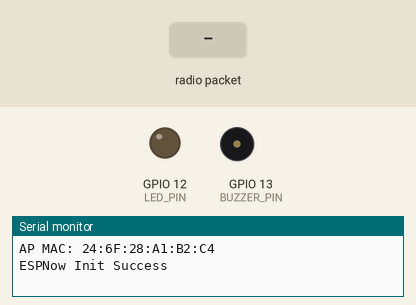
The sketch below on a simulated ESP32. Parts: output pins drawn as LEDs (lit = HIGH), buzzer (waves = sounding), the last lines printed to the serial monitor. The test bench sets the inputs (shaded band).

Above: at 1.2 s.
1.3 s: radio packet "1" arrives
At 2.5 s:
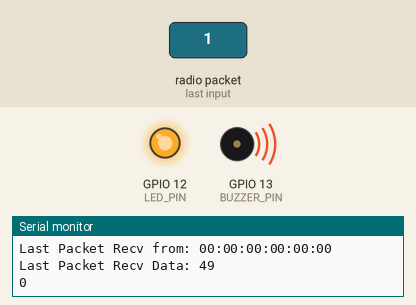
2.8 s: radio packet "2" arrives
At 3.7 s:
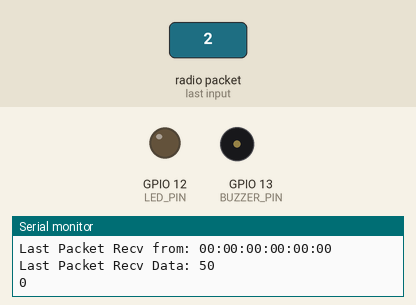
4.3 s: radio packet "0" arrives
At 4.8 s:
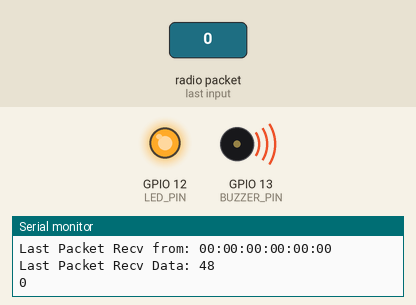
Timing chart, 0 to 7.3 s (numbered marks = the images above; inputs shaded):
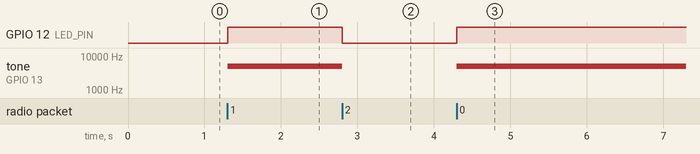

Measured:
- after the input at 1.3 s, GPIO 12 (LED_PIN): LOW → HIGH at once; tone on GPIO 13 (BUZZER_PIN): silent → 5000 Hz at once
- after the input at 2.8 s, GPIO 12 (LED_PIN): HIGH → LOW at once; tone on GPIO 13 (BUZZER_PIN): 5000 Hz → silent at once
- after the input at 4.3 s, GPIO 12 (LED_PIN): LOW → HIGH at once; tone on GPIO 13 (BUZZER_PIN): silent → 5000 Hz at once

The sketch:

ghost_1.ino
```cpp
// Include esp_now and WiFi libraries for mesh networking
#include <esp_now.h>
#include <WiFi.h>

// Set the channel for ESP Now
#define CHANNEL 1

// Control pin for the buzzer motor
#define BUZZER_PIN 13

// Control pin for the indicator LED
#define LED_PIN 12

// Set PWM properties
#define FREQ 5000
#define BUZZER_CHANNEL 0
#define RESOLUTION 8

// Initialize ESP Now with fallback
void InitESPNow() {
  WiFi.disconnect();
  if (esp_now_init() == ESP_OK) {
    Serial.println("ESPNow Init Success");
  }
  else {
    Serial.println("ESPNow Init Failed");
    ESP.restart();
  }
}

// Configure AP SSID
void configDeviceAP() {
  const char *SSID = "Ghost_1";
  bool result = WiFi.softAP(SSID, "Ghost_1_Password", CHANNEL, 0);
  if (!result) {
    Serial.println("AP Config failed.");
  } else {
    Serial.println("AP Config Success. Broadcasting with AP: " + String(SSID));
  }
}

void setup() {
  // Set upload speed
  Serial.begin(115200);

  //Set device in AP mode to begin with
  WiFi.mode(WIFI_AP);
  // configure device AP mode
  configDeviceAP();
  // This is the mac address of the Slave in AP Mode
  Serial.print("AP MAC: "); Serial.println(WiFi.softAPmacAddress());

  // Initialize ESPNow with a fallback logic
  InitESPNow();

  // Once ESPNow is successfully initialized, we will register for recv CB to
  // get recv packer info.
  esp_now_register_recv_cb(OnDataRecv);

  // Configure buzzer motor PWM functionalities
  ledcSetup(BUZZER_CHANNEL, FREQ, RESOLUTION);

  // Attach the channel to the GPIO to be controlled
  ledcAttachPin(BUZZER_PIN, BUZZER_CHANNEL);

  // Set the LED control pin to be a digital output
  pinMode(LED_PIN, OUTPUT);
}

// Callback when data is received from Master
void OnDataRecv(const uint8_t *mac_addr, const uint8_t *data, int data_len) {
  char macStr[18];
  snprintf(macStr, sizeof(macStr), "%02x:%02x:%02x:%02x:%02x:%02x",
           mac_addr[0], mac_addr[1], mac_addr[2], mac_addr[3], mac_addr[4], mac_addr[5]);
  Serial.print("Last Packet Recv from: "); Serial.println(macStr);
  Serial.print("Last Packet Recv Data: "); Serial.println(*data);
  Serial.println(WiFi.RSSI());
  Serial.println("");

  // If the remote is close to one of the ghosts, activate the buzzer motor
  if (*data < 50 && *data > 0) {
    int buzz_val = sqrt(abs(*data - 50) * 1000);
    ledcWrite(BUZZER_CHANNEL, buzz_val);
    digitalWrite(LED_PIN, HIGH);
  } else {
    ledcWrite(BUZZER_CHANNEL, 0);
    digitalWrite(LED_PIN, LOW);
  }
}

void loop() {
  // Chill
}

// References and Copyrights
/** Inspired by (apologies for the insensitive terminology):
   ESPNOW - Basic communication - Slave
   Date: 26th September 2017
   Author: Arvind Ravulavaru <https://github.com/arvindr21>
   Purpose: ESPNow Communication between a Master ESP32 and a Slave ESP32
   Description: This sketch consists of the code for the Slave module.
   Resources: (A bit outdated)
   a. https://espressif.com/sites/default/files/documentation/esp-now_user_guide_en.pdf
   b. http://www.esploradores.com/practica-6-conexion-esp-now/
   << This Device Slave >>
   Flow: Master
   Step 1 : ESPNow Init on Master and set it in STA mode
   Step 2 : Start scanning for Slave ESP32 (we have added a prefix of `slave` to the SSID of slave for an easy setup)
   Step 3 : Once found, add Slave as peer
   Step 4 : Register for send callback
   Step 5 : Start Transmitting data from Master to Slave
   Flow: Slave
   Step 1 : ESPNow Init on Slave
   Step 2 : Update the SSID of Slave with a prefix of `slave`
   Step 3 : Set Slave in AP mode
   Step 4 : Register for receive callback and wait for data
   Step 5 : Once data arrives, print it in the serial monitor
   Note: Master and Slave have been defined to easily understand the setup.
         Based on the ESPNOW API, there is no concept of Master and Slave.
         Any devices can act as master or salve.
*/
```
